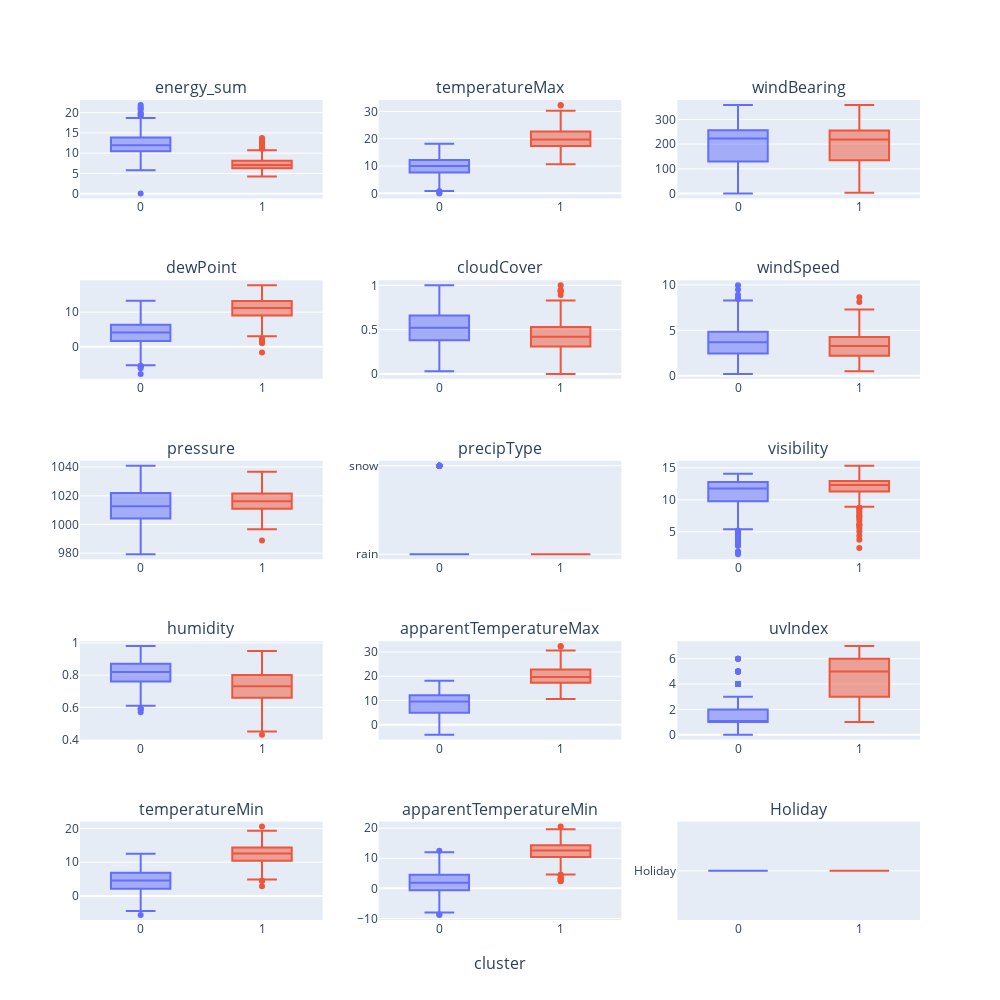

The notebook cell this image was saved under:
### Code cell
temp = temp_kprop.drop(['icon'], axis = 1)
fig = make_subplots(rows=5, cols=3,x_title= 'cluster',subplot_titles=temp.drop(['cluster'], axis = 1).columns)

for i,col in enumerate(temp.drop(['cluster'], axis = 1)):
    q, mod = divmod(i, 3)
    for t in px.box(temp, x="cluster", y=col, color="cluster").data:
        fig.add_trace(t, row=q+1, col=mod+1)
    #trace= go.Box(y=weather_hol.drop('holiday_id', axis = 1)[col],x=weather_hol.drop('holiday_id', axis = 1)['cluster'])
    #fig.add_trace(trace, row = q+1, col = mod+1)
fig.update_layout(
    autosize=False,
    width=1000,
    height=1000
    )
fig.update_traces(showlegend=False)
fig.show()

### Figure 1 — Plotly figure (JSON) as saved in the notebook; plotly's stock layout.template omitted (floating-point values rounded to 4 significant figures; data arrays with more than 128 entries replaced by an {"elided": "..."} marker saying what was removed)
{"data": [{"alignmentgroup": "True", "hovertemplate": "cluster=%{x}<br>energy_sum=%{y}<extra></extra>", "legendgroup": "0", "marker": {"color": "#636efa"}, "name": "0", "notched": false, "offsetgroup": "0", "orientation": "v", "showlegend": false, "type": "box", "x": {"elided": "511 int values"}, "x0": " ", "xaxis": "x", "y": {"elided": "511 float values"}, "y0": " ", "yaxis": "y"}, {"alignmentgroup": "True", "hovertemplate": "cluster=%{x}<br>energy_sum=%{y}<extra></extra>", "legendgroup": "1", "marker": {"color": "#EF553B"}, "name": "1", "notched": false, "offsetgroup": "1", "orientation": "v", "showlegend": false, "type": "box", "x": {"elided": "317 int values"}, "x0": " ", "xaxis": "x", "y": {"elided": "317 float values"}, "y0": " ", "yaxis": "y"}, {"alignmentgroup": "True", "hovertemplate": "cluster=%{x}<br>temperatureMax=%{y}<extra></extra>", "legendgroup": "0", "marker": {"color": "#636efa"}, "name": "0", "notched": false, "offsetgroup": "0", "orientation": "v", "showlegend": false, "type": "box", "x": {"elided": "511 int values"}, "x0": " ", "xaxis": "x2", "y": {"elided": "511 float values"}, "y0": " ", "yaxis": "y2"}, {"alignmentgroup": "True", "hovertemplate": "cluster=%{x}<br>temperatureMax=%{y}<extra></extra>", "legendgroup": "1", "marker": {"color": "#EF553B"}, "name": "1", "notched": false, "offsetgroup": "1", "orientation": "v", "showlegend": false, "type": "box", "x": {"elided": "317 int values"}, "x0": " ", "xaxis": "x2", "y": {"elided": "317 float values"}, "y0": " ", "yaxis": "y2"}, {"alignmentgroup": "True", "hovertemplate": "cluster=%{x}<br>windBearing=%{y}<extra></extra>", "legendgroup": "0", "marker": {"color": "#636efa"}, "name": "0", "notched": false, "offsetgroup": "0", "orientation": "v", "showlegend": false, "type": "box", "x": {"elided": "511 int values"}, "x0": " ", "xaxis": "x3", "y": {"elided": "511 int values"}, "y0": " ", "yaxis": "y3"}, {"alignmentgroup": "True", "hovertemplate": "cluster=%{x}<br>windBearing=%{y}<extra></extra>", "legendgroup": "1", "marker": {"color": "#EF553B"}, "name": "1", "notched": false, "offsetgroup": "1", "orientation": "v", "showlegend": false, "type": "box", "x": {"elided": "317 int values"}, "x0": " ", "xaxis": "x3", "y": {"elided": "317 int values"}, "y0": " ", "yaxis": "y3"}, {"alignmentgroup": "True", "hovertemplate": "cluster=%{x}<br>dewPoint=%{y}<extra></extra>", "legendgroup": "0", "marker": {"color": "#636efa"}, "name": "0", "notched": false, "offsetgroup": "0", "orientation": "v", "showlegend": false, "type": "box", "x": {"elided": "511 int values"}, "x0": " ", "xaxis": "x4", "y": {"elided": "511 float values"}, "y0": " ", "yaxis": "y4"}, {"alignmentgroup": "True", "hovertemplate": "cluster=%{x}<br>dewPoint=%{y}<extra></extra>", "legendgroup": "1", "marker": {"color": "#EF553B"}, "name": "1", "notched": false, "offsetgroup": "1", "orientation": "v", "showlegend": false, "type": "box", "x": {"elided": "317 int values"}, "x0": " ", "xaxis": "x4", "y": {"elided": "317 float values"}, "y0": " ", "yaxis": "y4"}, {"alignmentgroup": "True", "hovertemplate": "cluster=%{x}<br>cloudCover=%{y}<extra></extra>", "legendgroup": "0", "marker": {"color": "#636efa"}, "name": "0", "notched": false, "offsetgroup": "0", "orientation": "v", "showlegend": false, "type": "box", "x": {"elided": "511 int values"}, "x0": " ", "xaxis": "x5", "y": {"elided": "511 float values"}, "y0": " ", "yaxis": "y5"}, {"alignmentgroup": "True", "hovertemplate": "cluster=%{x}<br>cloudCover=%{y}<extra></extra>", "legendgroup": "1", "marker": {"color": "#EF553B"}, "name": "1", "notched": false, "offsetgroup": "1", "orientation": "v", "showlegend": false, "type": "box", "x": {"elided": "317 int values"}, "x0": " ", "xaxis": "x5", "y": {"elided": "317 float values"}, "y0": " ", "yaxis": "y5"}, {"alignmentgroup": "True", "hovertemplate": "cluster=%{x}<br>windSpeed=%{y}<extra></extra>", "legendgroup": "0", "marker": {"color": "#636efa"}, "name": "0", "notched": false, "offsetgroup": "0", "orientation": "v", "showlegend": false, "type": "box", "x": {"elided": "511 int values"}, "x0": " ", "xaxis": "x6", "y": {"elided": "511 float values"}, "y0": " ", "yaxis": "y6"}, {"alignmentgroup": "True", "hovertemplate": "cluster=%{x}<br>windSpeed=%{y}<extra></extra>", "legendgroup": "1", "marker": {"color": "#EF553B"}, "name": "1", "notched": false, "offsetgroup": "1", "orientation": "v", "showlegend": false, "type": "box", "x": {"elided": "317 int values"}, "x0": " ", "xaxis": "x6", "y": {"elided": "317 float values"}, "y0": " ", "yaxis": "y6"}, {"alignmentgroup": "True", "hovertemplate": "cluster=%{x}<br>pressure=%{y}<extra></extra>", "legendgroup": "0", "marker": {"color": "#636efa"}, "name": "0", "notched": false, "offsetgroup": "0", "orientation": "v", "showlegend": false, "type": "box", "x": {"elided": "511 int values"}, "x0": " ", "xaxis": "x7", "y": {"elided": "511 float values"}, "y0": " ", "yaxis": "y7"}, {"alignmentgroup": "True", "hovertemplate": "cluster=%{x}<br>pressure=%{y}<extra></extra>", "legendgroup": "1", "marker": {"color": "#EF553B"}, "name": "1", "notched": false, "offsetgroup": "1", "orientation": "v", "showlegend": false, "type": "box", "x": {"elided": "317 int values"}, "x0": " ", "xaxis": "x7", "y": {"elided": "317 float values"}, "y0": " ", "yaxis": "y7"}, {"alignmentgroup": "True", "hovertemplate": "cluster=%{x}<br>precipType=%{y}<extra></extra>", "legendgroup": "0", "marker": {"color": "#636efa"}, "name": "0", "notched": false, "offsetgroup": "0", "orientation": "v", "showlegend": false, "type": "box", "x": {"elided": "511 int values"}, "x0": " ", "xaxis": "x8", "y": {"elided": "511 str values"}, "y0": " ", "yaxis": "y8"}, {"alignmentgroup": "True", "hovertemplate": "cluster=%{x}<br>precipType=%{y}<extra></extra>", "legendgroup": "1", "marker": {"color": "#EF553B"}, "name": "1", "notched": false, "offsetgroup": "1", "orientation": "v", "showlegend": false, "type": "box", "x": {"elided": "317 int values"}, "x0": " ", "xaxis": "x8", "y": {"elided": "317 str values"}, "y0": " ", "yaxis": "y8"}, {"alignmentgroup": "True", "hovertemplate": "cluster=%{x}<br>visibility=%{y}<extra></extra>", "legendgroup": "0", "marker": {"color": "#636efa"}, "name": "0", "notched": false, "offsetgroup": "0", "orientation": "v", "showlegend": false, "type": "box", "x": {"elided": "511 int values"}, "x0": " ", "xaxis": "x9", "y": {"elided": "511 float values"}, "y0": " ", "yaxis": "y9"}, {"alignmentgroup": "True", "hovertemplate": "cluster=%{x}<br>visibility=%{y}<extra></extra>", "legendgroup": "1", "marker": {"color": "#EF553B"}, "name": "1", "notched": false, "offsetgroup": "1", "orientation": "v", "showlegend": false, "type": "box", "x": {"elided": "317 int values"}, "x0": " ", "xaxis": "x9", "y": {"elided": "317 float values"}, "y0": " ", "yaxis": "y9"}, {"alignmentgroup": "True", "hovertemplate": "cluster=%{x}<br>humidity=%{y}<extra></extra>", "legendgroup": "0", "marker": {"color": "#636efa"}, "name": "0", "notched": false, "offsetgroup": "0", "orientation": "v", "showlegend": false, "type": "box", "x": {"elided": "511 int values"}, "x0": " ", "xaxis": "x10", "y": {"elided": "511 float values"}, "y0": " ", "yaxis": "y10"}, {"alignmentgroup": "True", "hovertemplate": "cluster=%{x}<br>humidity=%{y}<extra></extra>", "legendgroup": "1", "marker": {"color": "#EF553B"}, "name": "1", "notched": false, "offsetgroup": "1", "orientation": "v", "showlegend": false, "type": "box", "x": {"elided": "317 int values"}, "x0": " ", "xaxis": "x10", "y": {"elided": "317 float values"}, "y0": " ", "yaxis": "y10"}, {"alignmentgroup": "True", "hovertemplate": "cluster=%{x}<br>apparentTemperatureMax=%{y}<extra></extra>", "legendgroup": "0", "marker": {"color": "#636efa"}, "name": "0", "notched": false, "offsetgroup": "0", "orientation": "v", "showlegend": false, "type": "box", "x": {"elided": "511 int values"}, "x0": " ", "xaxis": "x11", "y": {"elided": "511 float values"}, "y0": " ", "yaxis": "y11"}, {"alignmentgroup": "True", "hovertemplate": "cluster=%{x}<br>apparentTemperatureMax=%{y}<extra></extra>", "legendgroup": "1", "marker": {"color": "#EF553B"}, "name": "1", "notched": false, "offsetgroup": "1", "orientation": "v", "showlegend": false, "type": "box", "x": {"elided": "317 int values"}, "x0": " ", "xaxis": "x11", "y": {"elided": "317 float values"}, "y0": " ", "yaxis": "y11"}, {"alignmentgroup": "True", "hovertemplate": "cluster=%{x}<br>uvIndex=%{y}<extra></extra>", "legendgroup": "0", "marker": {"color": "#636efa"}, "name": "0", "notched": false, "offsetgroup": "0", "orientation": "v", "showlegend": false, "type": "box", "x": {"elided": "511 int values"}, "x0": " ", "xaxis": "x12", "y": {"elided": "511 int values"}, "y0": " ", "yaxis": "y12"}, {"alignmentgroup": "True", "hovertemplate": "cluster=%{x}<br>uvIndex=%{y}<extra></extra>", "legendgroup": "1", "marker": {"color": "#EF553B"}, "name": "1", "notched": false, "offsetgroup": "1", "orientation": "v", "showlegend": false, "type": "box", "x": {"elided": "317 int values"}, "x0": " ", "xaxis": "x12", "y": {"elided": "317 int values"}, "y0": " ", "yaxis": "y12"}, {"alignmentgroup": "True", "hovertemplate": "cluster=%{x}<br>temperatureMin=%{y}<extra></extra>", "legendgroup": "0", "marker": {"color": "#636efa"}, "name": "0", "notched": false, "offsetgroup": "0", "orientation": "v", "showlegend": false, "type": "box", "x": {"elided": "511 int values"}, "x0": " ", "xaxis": "x13", "y": {"elided": "511 float values"}, "y0": " ", "yaxis": "y13"}, {"alignmentgroup": "True", "hovertemplate": "cluster=%{x}<br>temperatureMin=%{y}<extra></extra>", "legendgroup": "1", "marker": {"color": "#EF553B"}, "name": "1", "notched": false, "offsetgroup": "1", "orientation": "v", "showlegend": false, "type": "box", "x": {"elided": "317 int values"}, "x0": " ", "xaxis": "x13", "y": {"elided": "317 float values"}, "y0": " ", "yaxis": "y13"}, {"alignmentgroup": "True", "hovertemplate": "cluster=%{x}<br>apparentTemperatureMin=%{y}<extra></extra>", "legendgroup": "0", "marker": {"color": "#636efa"}, "name": "0", "notched": false, "offsetgroup": "0", "orientation": "v", "showlegend": false, "type": "box", "x": {"elided": "511 int values"}, "x0": " ", "xaxis": "x14", "y": {"elided": "511 float values"}, "y0": " ", "yaxis": "y14"}, {"alignmentgroup": "True", "hovertemplate": "cluster=%{x}<br>apparentTemperatureMin=%{y}<extra></extra>", "legendgroup": "1", "marker": {"color": "#EF553B"}, "name": "1", "notched": false, "offsetgroup": "1", "orientation": "v", "showlegend": false, "type": "box", "x": {"elided": "317 int values"}, "x0": " ", "xaxis": "x14", "y": {"elided": "317 float values"}, "y0": " ", "yaxis": "y14"}, {"alignmentgroup": "True", "hovertemplate": "cluster=%{x}<br>Holiday=%{y}<extra></extra>", "legendgroup": "0", "marker": {"color": "#636efa"}, "name": "0", "notched": false, "offsetgroup": "0", "orientation": "v", "showlegend": false, "type": "box", "x": {"elided": "511 int values"}, "x0": " ", "xaxis": "x15", "y": {"elided": "511 str values"}, "y0": " ", "yaxis": "y15"}, {"alignmentgroup": "True", "hovertemplate": "cluster=%{x}<br>Holiday=%{y}<extra></extra>", "legendgroup": "1", "marker": {"color": "#EF553B"}, "name": "1", "notched": false, "offsetgroup": "1", "orientation": "v", "showlegend": false, "type": "box", "x": {"elided": "317 int values"}, "x0": " ", "xaxis": "x15", "y": {"elided": "317 str values"}, "y0": " ", "yaxis": "y15"}], "layout": {"annotations": [{"font": {"size": 16}, "showarrow": false, "text": "energy_sum", "x": 0.1444, "xanchor": "center", "xref": "paper", "y": 1, "yanchor": "bottom", "yref": "paper"}, {"font": {"size": 16}, "showarrow": false, "text": "temperatureMax", "x": 0.5, "xanchor": "center", "xref": "paper", "y": 1, "yanchor": "bottom", "yref": "paper"}, {"font": {"size": 16}, "showarrow": false, "text": "windBearing", "x": 0.8556, "xanchor": "center", "xref": "paper", "y": 1, "yanchor": "bottom", "yref": "paper"}, {"font": {"size": 16}, "showarrow": false, "text": "dewPoint", "x": 0.1444, "xanchor": "center", "xref": "paper", "y": 0.78, "yanchor": "bottom", "yref": "paper"}, {"font": {"size": 16}, "showarrow": false, "text": "cloudCover", "x": 0.5, "xanchor": "center", "xref": "paper", "y": 0.78, "yanchor": "bottom", "yref": "paper"}, {"font": {"size": 16}, "showarrow": false, "text": "windSpeed", "x": 0.8556, "xanchor": "center", "xref": "paper", "y": 0.78, "yanchor": "bottom", "yref": "paper"}, {"font": {"size": 16}, "showarrow": false, "text": "pressure", "x": 0.1444, "xanchor": "center", "xref": "paper", "y": 0.56, "yanchor": "bottom", "yref": "paper"}, {"font": {"size": 16}, "showarrow": false, "text": "precipType", "x": 0.5, "xanchor": "center", "xref": "paper", "y": 0.56, "yanchor": "bottom", "yref": "paper"}, {"font": {"size": 16}, "showarrow": false, "text": "visibility", "x": 0.8556, "xanchor": "center", "xref": "paper", "y": 0.56, "yanchor": "bottom", "yref": "paper"}, {"font": {"size": 16}, "showarrow": false, "text": "humidity", "x": 0.1444, "xanchor": "center", "xref": "paper", "y": 0.34, "yanchor": "bottom", "yref": "paper"}, {"font": {"size": 16}, "showarrow": false, "text": "apparentTemperatureMax", "x": 0.5, "xanchor": "center", "xref": "paper", "y": 0.34, "yanchor": "bottom", "yref": "paper"}, {"font": {"size": 16}, "showarrow": false, "text": "uvIndex", "x": 0.8556, "xanchor": "center", "xref": "paper", "y": 0.34, "yanchor": "bottom", "yref": "paper"}, {"font": {"size": 16}, "showarrow": false, "text": "temperatureMin", "x": 0.1444, "xanchor": "center", "xref": "paper", "y": 0.12, "yanchor": "bottom", "yref": "paper"}, {"font": {"size": 16}, "showarrow": false, "text": "apparentTemperatureMin", "x": 0.5, "xanchor": "center", "xref": "paper", "y": 0.12, "yanchor": "bottom", "yref": "paper"}, {"font": {"size": 16}, "showarrow": false, "text": "Holiday", "x": 0.8556, "xanchor": "center", "xref": "paper", "y": 0.12, "yanchor": "bottom", "yref": "paper"}, {"font": {"size": 16}, "showarrow": false, "text": "cluster", "x": 0.5, "xanchor": "center", "xref": "paper", "y": 0, "yanchor": "top", "yref": "paper", "yshift": -30}], "autosize": false, "height": 1000, "width": 1000, "xaxis": {"anchor": "y", "domain": [0, 0.2889]}, "xaxis10": {"anchor": "y10", "domain": [0, 0.2889]}, "xaxis11": {"anchor": "y11", "domain": [0.3556, 0.6444]}, "xaxis12": {"anchor": "y12", "domain": [0.7111, 1]}, "xaxis13": {"anchor": "y13", "domain": [0, 0.2889]}, "xaxis14": {"anchor": "y14", "domain": [0.3556, 0.6444]}, "xaxis15": {"anchor": "y15", "domain": [0.7111, 1]}, "xaxis2": {"anchor": "y2", "domain": [0.3556, 0.6444]}, "xaxis3": {"anchor": "y3", "domain": [0.7111, 1]}, "xaxis4": {"anchor": "y4", "domain": [0, 0.2889]}, "xaxis5": {"anchor": "y5", "domain": [0.3556, 0.6444]}, "xaxis6": {"anchor": "y6", "domain": [0.7111, 1]}, "xaxis7": {"anchor": "y7", "domain": [0, 0.2889]}, "xaxis8": {"anchor": "y8", "domain": [0.3556, 0.6444]}, "xaxis9": {"anchor": "y9", "domain": [0.7111, 1]}, "yaxis": {"anchor": "x", "domain": [0.88, 1]}, "yaxis10": {"anchor": "x10", "domain": [0.22, 0.34]}, "yaxis11": {"anchor": "x11", "domain": [0.22, 0.34]}, "yaxis12": {"anchor": "x12", "domain": [0.22, 0.34]}, "yaxis13": {"anchor": "x13", "domain": [0, 0.12]}, "yaxis14": {"anchor": "x14", "domain": [0, 0.12]}, "yaxis15": {"anchor": "x15", "domain": [0, 0.12]}, "yaxis2": {"anchor": "x2", "domain": [0.88, 1]}, "yaxis3": {"anchor": "x3", "domain": [0.88, 1]}, "yaxis4": {"anchor": "x4", "domain": [0.66, 0.78]}, "yaxis5": {"anchor": "x5", "domain": [0.66, 0.78]}, "yaxis6": {"anchor": "x6", "domain": [0.66, 0.78]}, "yaxis7": {"anchor": "x7", "domain": [0.44, 0.56]}, "yaxis8": {"anchor": "x8", "domain": [0.44, 0.56]}, "yaxis9": {"anchor": "x9", "domain": [0.44, 0.56]}}}
